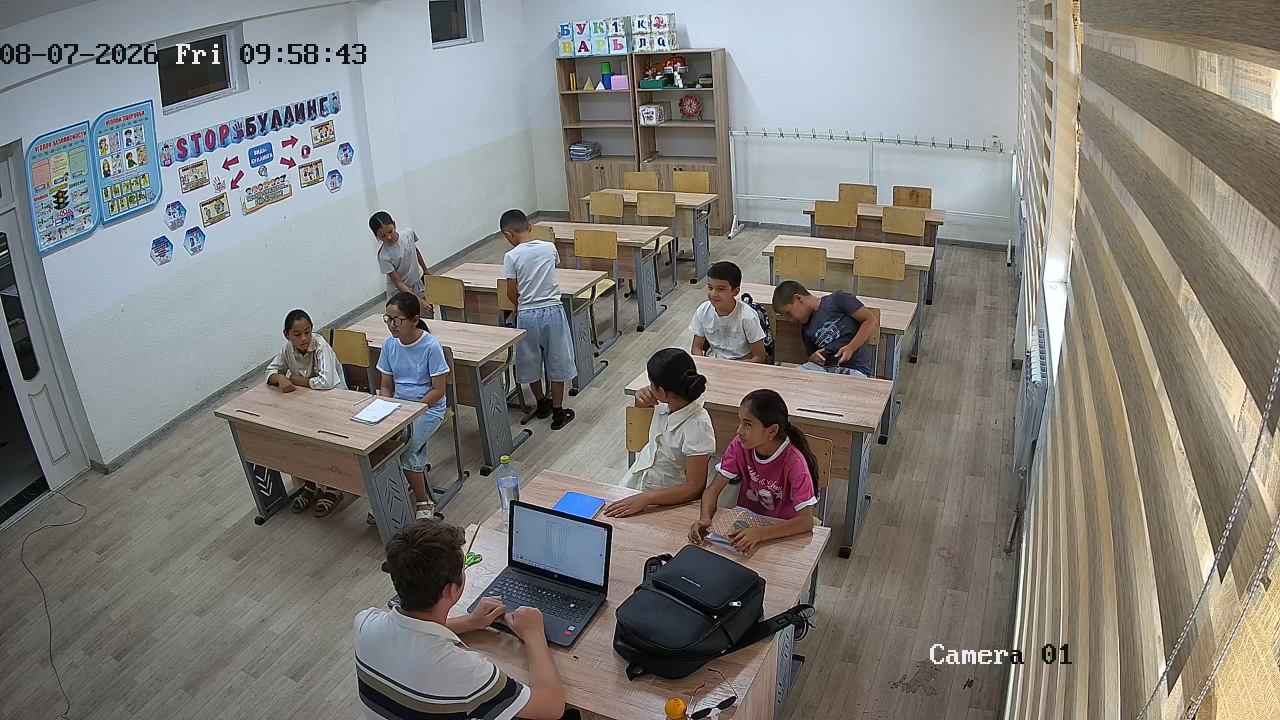
#> input picture qorgan-ai-main/seed/media/classvision/25a0864fe99a0374/sec_000225.jpg, 2560 x 1440 px (shown at 1/2 size)
$ python -i clock.py   (imports and definitions only)
#> lines starting #> are read from the running program, lines starting #| are printed output that depends on the picture
"""The wall clock burned into the picture by the DVR, read back out of it.

**Why this exists at all.** Every longitudinal claim this module makes -- "this pupil was
less active this week than last" -- is a statement about DATES. A video file's own
timeline starts at zero and its modification time is the time somebody copied it off a
disk, which on the footage we were given is a month after the lesson. The only record of
when the lesson actually happened is the overlay the camera itself drew into the top-left
corner, and so that overlay is load-bearing: get it wrong and every week boundary moves.

**What was measured on the reference recording (2560x1440 Camera 01).** The overlay is a
fixed-pitch bitmap font: 23 character cells, 32 px apart, starting at x=0, glyph band
y=86..131. Reading it at ten offsets spread across 52 minutes and comparing against the
file's own timeline showed the clock advances **exactly** 1 second per 20 frames with
zero drift over the whole recording -- see `verify_linear`. That is what makes
`WallClock.at()` a multiplication rather than an OCR call per frame.

**Two things are deliberately not read.**

  * *The weekday.* Cells 11..13 ("Fri") sit over a real window whose daylight changes
    across the lesson, so their mask is unstable in a way the digits' masks are not.
    The weekday is a function of the date, so reading it would add a failure mode to
    obtain a value we can compute. `parse` derives it and `CameraClockProfile.verify`
    uses the agreement between the two as a free consistency check on the date order.

  * *Anything at all, when the caller already knows.* `WallClock.declared()` exists so a
    recording with no overlay, or a different DVR, is still usable: the operator states
    the start time and the artefact records that they did. What must never happen is a
    guessed timestamp that reads like a measured one, which is why `source` is not
    optional and travels into the provenance block.

**The date order is ambiguous and this module does not guess it.** "08-07-2026" is the
8th of July or the 7th of August depending on the DVR's menu. Both parse. The recording
we hold says "Fri", and only 2026-08-07 is a Friday, so it is MM-DD-YYYY *for this
camera* -- established by `verify`, stored in the profile, never assumed by `parse`.
"""

from __future__ import annotations

import datetime as dt
import re
from dataclasses import dataclass
from enum import StrEnum
from functools import lru_cache
from pathlib import Path

import cv2
import numpy as np

ASSETS = Path(__file__).resolve().parent.parent / "assets"

# The reference camera's geometry, measured rather than guessed: connected components on
# the overlay strip gave glyph boxes 28 px wide on a 32 px pitch starting at x=0, with a
# 40 px tall glyph inside a 45 px band at y=86. Another DVR will need another profile;
# `calibrate` derives one from a single frame whose text a human has typed in.
HIKVISION_2560 = dict(
    x0=0, pitch=32, cell_w=32, y0=86, y1=131,
    digit_cells=(0, 1, 3, 4, 6, 7, 8, 9, 15, 16, 18, 19, 21, 22),
    font="clock_font_hikvision_32x45.npz",
    # Established by evidence, not assumed: only 2026-08-07 is the "Fri" this
    # same overlay prints (2026-07-08 is a Wednesday). See `verify()`.
    date_order="MDY",
)

# A glyph is drawn as a white fill inside a black outline so that the DVR's clock stays
# legible against both a white wall and a dark window. Neither polarity alone finds it on
# both backgrounds; the union of the two extremes finds it on either. The gap between the
# two thresholds is background, whatever shade the background happens to be.
DARK_BELOW = 80
LIGHT_ABOVE = 205

# Below this margin between the best and second-best glyph match, the read is refused
# rather than returned. On the reference recording every correct read scored ~0.22, so
# this rejects at a third of the observed working margin: low enough not to reject good
# frames, high enough that a frame with the overlay obscured cannot silently return a
# plausible time. A wrong hour that parses is worse than no hour at all.
MIN_MARGIN = 0.07


class ClockSource(StrEnum):
    """Where a recording's start time came from. Never inferred from the value itself."""

    OVERLAY = "overlay"      # read out of the burned-in picture, and verified linear
    FILENAME = "filename"    # the DVR's own export name, cross-checked against the overlay
    DECLARED = "declared"    # a human told us
    UNKNOWN = "unknown"      # nothing did; no dated claim may be made from this run


# DVR export names that carry the recording's start. `D14_20260815101759.mp4` is
# <channel>_<YYYYMMDDhhmmss>, which is what this school's second camera produces.
#
# **Why a filename is allowed to be a first-class source here, when a file's mtime is
# not.** An mtime is when somebody copied the file; this is a value the recorder itself
# wrote, in a fixed structured format, at the moment it opened the recording. It is
# evidence, not a guess — and `verify_against_overlay` checks it against the picture on
# every frame where the picture is legible, so a camera whose naming lies is caught rather
# than trusted. On the camera that motivated this, the overlay sits over a window with
# blinds and a poster (22 % dark and 21 % bright pixels, against 40 %/4 % on the first
# camera), so the glyph matcher correctly refuses — and refusing is only useful if there
# is a second source to fall back to.
FILENAME_PATTERNS: tuple[tuple[str, str], ...] = (
    (r"(?:^|[^0-9])(\d{14})(?:[^0-9]|$)", "%Y%m%d%H%M%S"),
    (r"(?:^|[^0-9])(\d{8}[-_]\d{6})(?:[^0-9]|$)", "%Y%m%d_%H%M%S"),
)


@dataclass(frozen=True, slots=True)
class Reading:
    """One frame's overlay, and how confident the matcher was about its worst glyph."""

    text: str
    when: dt.datetime
    margin: float


class OverlayUnreadable(ValueError):
    """The strip was found but did not yield a date and a time we would stand behind."""


@lru_cache(maxsize=4)
def _font(name: str) -> dict[str, np.ndarray]:
    data = np.load(ASSETS / name)
    return {chr(int(key[1:])): data[key] for key in data.files}


# [13 lines left out: functions _cell_mask, _ncc, not called in this run]


def read_overlay(frame: np.ndarray, profile: dict = HIKVISION_2560) -> Reading:
    """One frame -> the datetime the camera drew on it.

    Raises `OverlayUnreadable` rather than returning a best guess: this value decides
    which WEEK a lesson lands in, and a silently wrong week moves a pupil's baseline.
    """
    if frame.ndim == 3:
        frame = cv2.cvtColor(frame, cv2.COLOR_BGR2GRAY)

    needed_y, needed_x = profile["y1"], profile["x0"] + profile["pitch"] * 23
    if frame.shape[0] < needed_y or frame.shape[1] < needed_x:
        raise OverlayUnreadable(
            f"frame is {frame.shape[1]}x{frame.shape[0]}, but this clock profile reads a "
            f"strip out to x={needed_x}, y={needed_y}. This profile was measured on a "
            "2560x1440 stream; a resized frame needs its own profile, not a rescale -- "
            "the glyph masks are pixel thresholds."
        )

    font = _font(profile["font"])
    digits: dict[int, str] = {}
    worst = 1.0
    for index in profile["digit_cells"]:
        mask = _cell_mask(frame, profile, index)
        scores = sorted(((_ncc(mask, tpl), ch) for ch, tpl in font.items()), reverse=True)
        digits[index] = scores[0][1]
        worst = min(worst, scores[0][0] - scores[1][0])

    if worst < MIN_MARGIN:
        raise OverlayUnreadable(
            f"the overlay was read but the weakest glyph beat its runner-up by only "
            f"{worst:.3f} (need {MIN_MARGIN}). Something is over the clock, or this is a "
            "different DVR font. Refusing to return a time nobody should trust."
        )

    join = lambda *ix: "".join(digits[i] for i in ix)  # noqa: E731
    text = f"{join(0, 1)}-{join(3, 4)}-{join(6, 7, 8, 9)} {join(15, 16)}:{join(18, 19)}:{join(21, 22)}"
    return Reading(text=text, when=parse(text, profile["date_order"]), margin=worst)


# [16 lines left out: function parse, not called in this run]


# [26 lines that did not run here, left out]


def from_filename(path: str | Path) -> dt.datetime | None:
    """The recording's start, as the DVR itself named it. None when the name says nothing.

    Deliberately returns a bare datetime rather than a `WallClock`: on its own a filename
    is a claim, and it only becomes a clock after `resolve` has either corroborated it
    against the picture or recorded that it could not.
    """
    stem = Path(path).name
    for pattern, fmt in FILENAME_PATTERNS:
        match = re.search(pattern, stem)
        if not match:
            continue
        try:
            return dt.datetime.strptime(match.group(1), fmt)
        except ValueError:
            continue
    return None


def verify_against_overlay(path: str | Path, claimed_start: dt.datetime,
                           profile: dict = HIKVISION_2560,
                           at_seconds: tuple[float, ...] = (30.0, 300.0, 900.0),
                           tolerance: float = 2.0) -> dict:
    """Check a filename's claim against the burned-in clock wherever it is legible.

    The overlay may be unreadable on this camera — that is exactly why we are using the
    filename — so an unreadable frame is NOT a failure, it is a frame that carries no
    opinion. What would be a failure is a frame that reads clearly and DISAGREES, and that
    is the only thing that sets `agrees` to False.
    """
    capture = cv2.VideoCapture(str(path))
    if not capture.isOpened():
        return {"checked": 0, "legible": 0, "agrees": None, "reason": "cannot open"}
    fps = capture.get(cv2.CAP_PROP_FPS) or 20.0
    checks: list[dict] = []
    try:
        for offset in at_seconds:
            capture.set(cv2.CAP_PROP_POS_FRAMES, int(offset * fps))
            ok, frame = capture.read()
            if not ok:
                continue
            try:
                reading = read_overlay(frame, profile)
            except OverlayUnreadable:
                checks.append({"at_seconds": offset, "legible": False})
                continue
            expected = claimed_start + dt.timedelta(seconds=offset)
            delta = abs((reading.when - expected).total_seconds())
            checks.append({"at_seconds": offset, "legible": True,
                           "overlay": reading.when.isoformat(),
                           "expected": expected.isoformat(),
                           "delta_seconds": delta, "agrees": delta <= tolerance})
    finally:
        capture.release()

    legible = [c for c in checks if c.get("legible")]
    return {
        "checked": len(checks),
        "legible": len(legible),
        # None means "the picture had no opinion", which is different from disagreement.
        "agrees": None if not legible else all(c["agrees"] for c in legible),
        "tolerance_seconds": tolerance,
        "checks": checks,
    }


# [41 lines that did not run here, left out]


# [44 lines that did not run here, left out]


def verify_linear(path: str | Path, profile: dict = HIKVISION_2560,
                  frames: int = 240, skip: int = 40) -> dict:
    """Decode consecutively and check the clock ticks once per `fps` frames, forwards.

    This is the test that justified `WallClock.at()` being affine, kept as a function so
    it can be re-run on any new camera instead of being a claim in a docstring.
    """
    capture = cv2.VideoCapture(str(path))
    fps = capture.get(cv2.CAP_PROP_FPS) or 20.0
    reads: list[tuple[int, dt.datetime]] = []
    try:
        for index in range(frames):
            ok, frame = capture.read()
            if not ok:
                break
            if index >= skip:
                reads.append((index, read_overlay(frame, profile).when))
    finally:
        capture.release()

    ticks = [(n, w) for i, (n, w) in enumerate(reads) if i == 0 or w != reads[i - 1][1]]
    gaps = [ticks[i + 1][0] - ticks[i][0] for i in range(len(ticks) - 1)]
    steps = [(ticks[i + 1][1] - ticks[i][1]).total_seconds() for i in range(len(ticks) - 1)]

    # The FIRST gap is discarded: reading starts at an arbitrary frame, so the first
    # tick is however much of that second was left, and on the reference recording it
    # came out at 7 frames of 20. Counting it would fail every camera for a reason that
    # is arithmetic rather than hardware.
    interior = gaps[1:]
    # +/-1 frame, because the DVR's clock is not phase-locked to the encoder: a tick
    # that lands either side of a frame boundary shifts by one frame and back. What
    # would be a real fault is a SECOND skipped or repeated, and `steps` catches that.
    return {
        "frames_read": len(reads),
        "ticks": len(ticks),
        "frame_gaps": gaps,
        "interior_gaps_within_one_frame": bool(interior)
        and all(abs(gap - round(fps)) <= 1 for gap in interior),
        "steps_all_one_second": bool(steps) and all(step == 1.0 for step in steps),
        "first": ticks[0][1].isoformat() if ticks else None,
        "last": ticks[-1][1].isoformat() if ticks else None,
    }


def verify(path: str | Path, profile: dict = HIKVISION_2560) -> dict:
    """Everything a new camera should be made to pass before its dates are believed."""
    linear = verify_linear(path, profile)
    clock = from_video(path, profile)
    weekday_agrees = None
    capture = cv2.VideoCapture(str(path))
    ok, frame = capture.read()
    capture.release()
    if ok:
        reading = read_overlay(frame, profile)
        # The date order is decided by which reading agrees with the weekday the DVR
        # prints. We do not read those glyphs, but a human can, and this reports both.
        weekday_agrees = {
            "MDY": parse(reading.text, "MDY").strftime("%a"),
            "DMY": (parse(reading.text, "DMY").strftime("%a")
                    if _valid(reading.text, "DMY") else None),
        }
    return {"linear": linear, "started_at": clock.started_at.isoformat(),
            "drift_seconds": clock.drift_seconds, "weekday_by_order": weekday_agrees}


def _valid(text: str, order: str) -> bool:
    try:
        parse(text, order)
    except ValueError:
        return False
    return True

>>> import cv2
>>> picture = cv2.imread('../../../../qorgan-ai-main/seed/media/classvision/25a0864fe99a0374/sec_000225.jpg')
#> picture is the input picture: shape (1440, 2560, 3); mean B, G, R 122.9, 127, 129.1
>>> result = read_overlay(picture)
#> in read_overlay, `frame = cv2.cvtColor(frame, cv2.COLOR_BGR2GRAY)`:
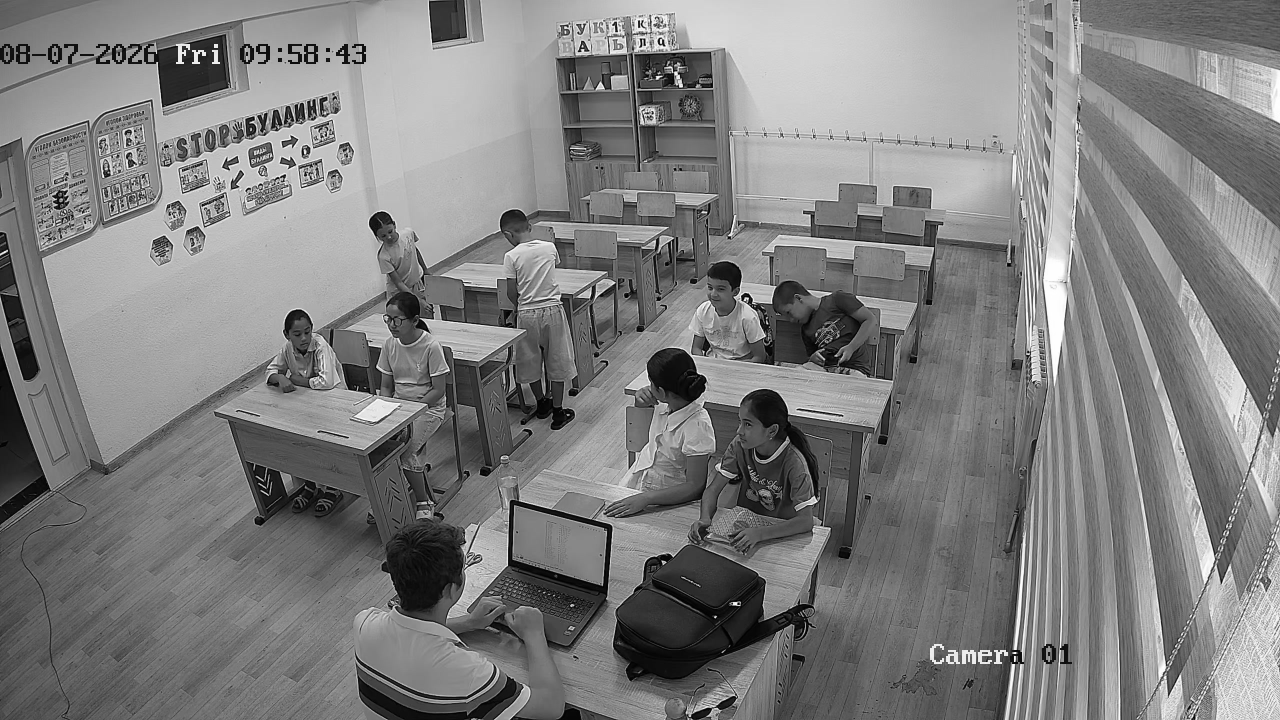
#> frame: shape (1440, 2560) (shown at 1/2 size); min 0, max 255, mean 127.2
#> in read_overlay, `needed_y, needed_x = profile["y1"], profile["x0"] + profile["pitch"] *..`: needed_y = 131; needed_x = 736
#> (the run stopped early here; a loop or call above may not have finished)
